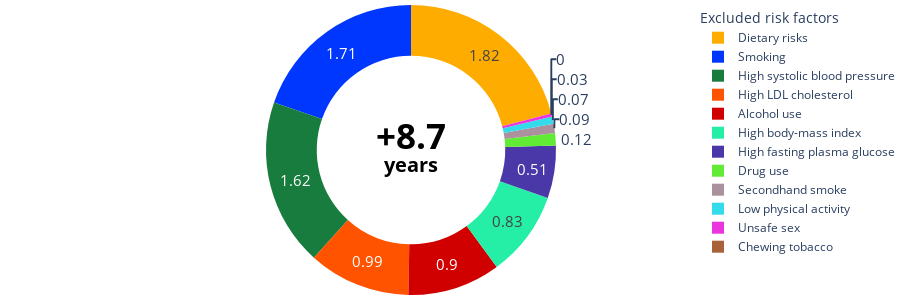

The notebook cell this image was saved under:
### Code cell
life_expectancy_extension_by_risk = life_expectancy_extension_by_risk_plotter(
    risk_impact_filtered_dietary_groupped=risk_impact_filtered_dietary_groupped,
    rei_color_map=rei_color_map,
    age=age
)
life_expectancy_extension_by_risk

### Figure 1 — Plotly figure (JSON) as saved in the notebook; plotly's stock layout.template omitted (floating-point values rounded to 4 significant figures)
{"data": [{"hole": 0.65, "labels": ["Dietary risks", "Smoking", "High systolic blood pressure", "High LDL cholesterol", "Alcohol use", "High body-mass index", "High fasting plasma glucose", "Drug use", "Secondhand smoke", "Low physical activity", "Unsafe sex", "Chewing tobacco"], "marker": {"colors": ["rgb(255, 172, 0)", "rgb(0, 55, 255)", "rgb(25, 124, 63)", "rgb(255, 83, 0)", "rgb(209, 0, 0)", "rgb(37, 239, 167)", "rgb(75, 56, 168)", "rgb(98, 235, 52)", "rgb(171, 144, 157)", "rgb(52, 220, 235)", "rgb(235, 52, 222)", "rgb(168, 97, 56)"]}, "sort": false, "textfont": {"size": 15}, "textinfo": "value", "type": "pie", "values": [1.82, 1.71, 1.62, 0.99, 0.9, 0.83, 0.51, 0.12, 0.09, 0.07, 0.03, 0]}], "layout": {"annotations": [{"font": {"color": "black", "size": 35}, "showarrow": false, "text": "<b>+8.7</b>", "x": 0.5, "y": 0.55}, {"font": {"color": "black", "size": 20}, "showarrow": false, "text": "<b>years</b>", "x": 0.5, "y": 0.45}], "height": 300, "legend": {"title": {"text": "Excluded risk factors"}}, "margin": {"b": 0, "l": 0, "r": 0, "t": 0}}}
